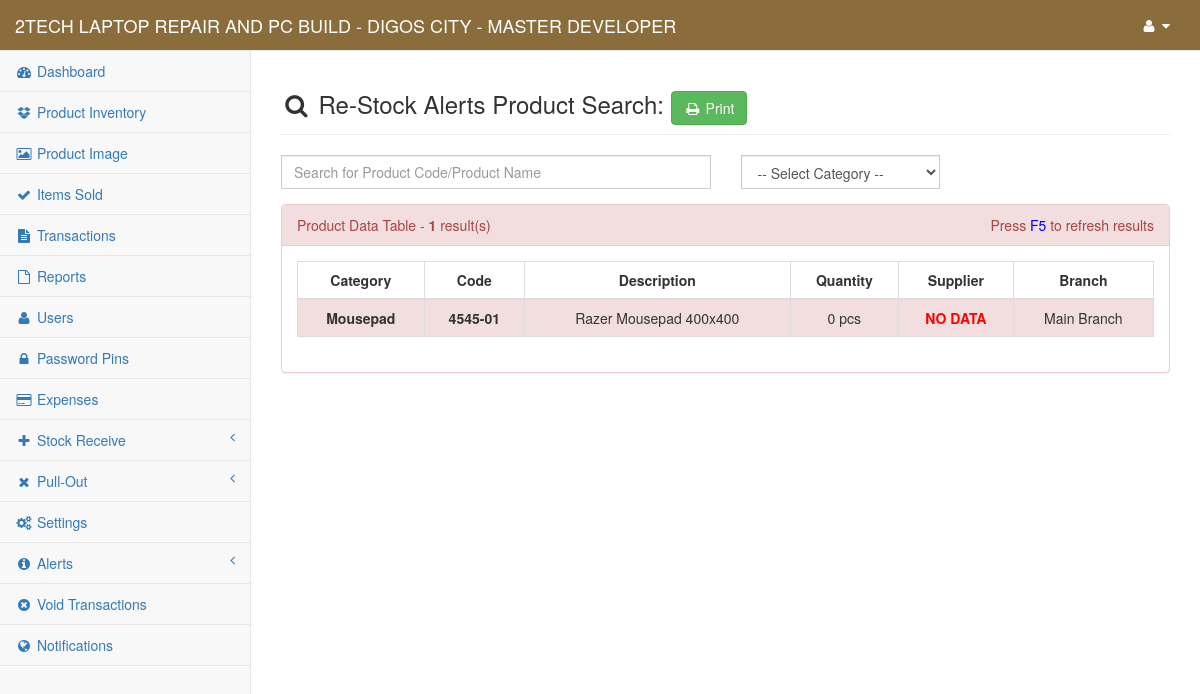
Page /content/admin/search_restock_alerts.php (signed in) on the committed database.
### tables this page shows
CREATE TABLE `gy_my_project` (
  `gy_project` int(1) NOT NULL,
  `gy_project_name` text NOT NULL,
  `gy_project_address` text NOT NULL,
  `gy_system_title` text NOT NULL,
  `gy_year_origin` datetime NOT NULL
);

CREATE TABLE `gy_user` (
  `gy_user_id` int(10) NOT NULL,
  `gy_user_code` varchar(8) NOT NULL,
  `gy_full_name` varchar(255) NOT NULL,
  `gy_username` varchar(50) NOT NULL,
  `gy_password` varchar(100) NOT NULL,
  `gy_user_type` int(5) NOT NULL,
  `gy_user_status` int(1) NOT NULL,
  `gy_branch_id` int(11) NOT NULL
);

CREATE TABLE `gy_products` (
  `gy_product_id` int(11) NOT NULL,
  `gy_product_code` varchar(30) NOT NULL,
  `gy_convert_item_code` varchar(30) NOT NULL,
  `gy_convert_value` double NOT NULL,
  `gy_supplier_code` text NOT NULL,
  `gy_product_name` text NOT NULL,
  `gy_product_cat` varchar(100) NOT NULL,
  `gy_product_color` varchar(20) NOT NULL,
  `gy_product_image` text NOT NULL,
  `gy_product_desc` text NOT NULL,
  `gy_product_unit` text NOT NULL,
  `gy_product_price_cap` double NOT NULL,
  `gy_product_price_srp` double NOT NULL,
  `gy_product_quantity` double NOT NULL,
  `gy_product_discount_per` double NOT NULL,
  `gy_product_restock_limit` int(11) NOT NULL,
  `gy_product_date_restock` datetime NOT NULL,
  `gy_product_date_reg` datetime NOT NULL,
  `gy_product_update_date` datetime NOT NULL,
  `gy_added_by` int(11) NOT NULL,
  `gy_update_code` text NOT NULL,
  `gy_branch_id` int(11) NOT NULL
);

CREATE TABLE `gy_branch` (
  `gy_branch_id` int(11) NOT NULL,
  `gy_branch_name` text NOT NULL
);

### conf/my_project.php (called while the page is built, shortened)
<?php
	include 'conn.php';
	$find_my_data=$link->query("SELECT * From `gy_my_project` Where `gy_project`='1'");
	$my_project_detail=$find_my_data->fetch_array();
	$my_project_name = $my_project_detail['gy_project_name'];
?>

### content/admin/session.php (called while the page is built, shortened)
<?php
    $user_id = $_SESSION['fus_user_id'];
    $identify_user=$link->query("Select * From `gy_user` Where `gy_user_id`='$user_id'");
    $row=$identify_user->fetch_array();
    $user_info = $row['gy_full_name'];
?>

### content/admin/my_pagination_search.php (called while the page is built, shortened)
<?php
        $page_rows = $my_num_rows;
        $pagenum = 1;
        $limit = 'LIMIT ' .($pagenum - 1) * $page_rows .',' .$page_rows;
        $sql = $query_three." $limit";
        $query = mysqli_query($link, $sql);
?>

### conf/function.php (called while the page is built, shortened)
<?php
    function get_branch_name($branch_id){
        include("conn.php");
        $statement=$link->query("SELECT `gy_branch_name` From `gy_branch` Where `gy_branch_id`='$branch_id'");
        $row=$statement->fetch_array();
        $count=$statement->num_rows;
        if ($count > 0) {
            $result = $row['gy_branch_name'];
        }else{
            $result = "All";
        }
        return $result;
    }
?>

### content/admin/search_restock_alerts.php (the view, shortened to what this page needs)
<?php
    include("../../conf/conn.php");
    include("../../conf/function.php");
    include("session.php");
    include("../../conf/my_project.php");
    $search_text = @$_GET['search_text'];
    if ($search_text == "mrcoffeex_only_space") {
         echo "
            <script>
                window.alert('White Spaces is not allowed!');
                window.location.href = 'restock_alerts'
            </script>
         ";
    }else{
        $my_project_header_title = "Re-Stock Alerts Product Search: ".$search_text;
        $query_one = "Select * From `gy_products` Where CONCAT(`gy_product_code`,`gy_product_name`) Like '%$search_text%' AND `gy_product_quantity`<=`gy_product_restock_limit` Order By `gy_product_name` ASC";
        $query_three = "Select * From `gy_products` Where CONCAT(`gy_product_code`,`gy_product_name`) Like '%$search_text%' AND `gy_product_quantity`<=`gy_product_restock_limit` Order By `gy_product_name` ASC ";
        $my_num_rows = 50;
        include 'my_pagination_search.php';
        $count_results=$link->query($query_one)->num_rows;
    }
?>
<!DOCTYPE html>
<html lang="en">
    <?php include 'head.php'; ?>
<body>
    <div id="wrapper">
        <?php include 'nav.php'; ?>
        <?php include('modal.php');?>
        <div id="page-wrapper">
            <div class="row">
                <div class="col-lg-12">
                    <h3 class="page-header"><i class="fa fa-search fa-fw"></i> <?php echo $my_project_header_title; ?> <a href="print_restock_alerts?mode=common_search&cd=<?php echo $search_text; ?>" onclick="window.open(this.href, 'mywin',
'left=20,top=20,width=1366,height=768,toolbar=1,resizable=0'); return false;"><button type="button" class="btn btn-success" title="click to print restock alerts ..."><i class="fa fa-print fa-fw"></i> Print</button></a></h3>
                </div>
            </div>
            <div class="row">
                <div class="col-md-12">
                    <div class="row">
                        <div class="col-md-6">
                            <div class="form-group">
                                <form method="post" enctype="multipart/form-data" action="redirect_manager">
                                    <input type="text" class="form-control" placeholder="Search for Product Code/Product Name" name="restock_search" style="border-radius: 0px;" autofocus required>
                                </form>
                            </div>
                        </div>
                        <div class="col-md-3">
                            <div class="form-group">
                                <form method="post" id="my_form" enctype="multipart/form-data" action="redirect_manager">
                                    <select class="form-control"  name="restock_search_cat" id="restock_search_cat" style="border-radius: 0px;" required>
                                        <option disabled selected>-- Select Category --</option>
                                    </select>
                                </form>
                            </div>
                        </div>
                    </div>
                    <div class="panel panel-danger">
                        <div class="panel-heading">
                            Product Data Table - <b><?php echo 0+$count_results; ?></b> result(s)
                            <span style="float: right;"> Press <span style="color: blue;">F5</span> to refresh results</span>
                        </div>
                        <div class="panel-body">
                            <div class="table-responsive">
                                <table class="table table-striped table-bordered table-hover">
                                    <thead>
                                        <tr>
                                            <th><center>Category</center></th>
                                            <th><center>Code</center></th>
                                            <th><center>Description</center></th>
                                            <th><center>Quantity</center></th>
                                            <th><center>Supplier</center></th>
                                            <th><center>Branch</center></th>
                                        </tr>
                                    </thead>
                                    <tbody>
                                    <?php
                                        while ($product_row=$query->fetch_array()) {
                                            $my_scode=words($product_row['gy_supplier_code']);
                                            $get_supplier=$link->query("Select * From `gy_supplier` Where `gy_supplier_code`='$my_scode'");
                                            $supplier_row=$get_supplier->fetch_array();
                                            if ($product_row['gy_supplier_code'] == 0) {
                                                $my_supplier_data = "NO DATA";
                                                $my_supplier_color = "red";
                                            }else{
                                                $my_supplier_data = $supplier_row['gy_supplier_name'];
                                                $my_supplier_color = "green";
                                            }
                                    ?>
                                        <tr class="danger">
                                            <td style="font-weight: bold;"><center><?php echo $product_row['gy_product_cat']; ?></center></td>
                                            <td style="font-weight: bold;"><center><?php echo $product_row['gy_product_code']; ?></center></td>
                                            <td><center><?php echo $product_row['gy_product_name']; ?></center></td>
                                            <td><center><?php echo $product_row['gy_product_quantity']." ".$product_row['gy_product_unit']; ?></center></td>
                                            <td style="font-weight: bold; color: <?php echo $my_supplier_color; ?>"><center><?php echo $my_supplier_data; ?></center></td>
                                            <td><center><?php echo get_branch_name($product_row['gy_branch_id']); ?></center></td>
                                        </tr>
                                    <?php } ?>
                                </table>
                            </div>
                        </div>
                    </div>
                </div>
            </div>
            <div class="row">
                <div class="col-md-12">
                    <div class="text-center">
                    </div>
                 </div>
            </div>
        </div>
    </div>
</body>
</html>

### content/admin/nav.php (shortened to what this page needs)
<nav class="navbar navbar-default navbar-static-top" role="navigation" style="margin-bottom: 0; background-color: #8a6d3b; color: #fff;">
    <div class="navbar-header">
        <a class="navbar-brand" href="index"><span style="text-transform: uppercase; color: #fff;"><?php echo $my_project_name; ?> <?php echo $my_project_title; ?> - <?php echo $user_info ?></span></a>
    </div>
    <div class="full-right">
    <ul class="nav navbar-top-links navbar-right">
        <li class="dropdown">
            <a class="dropdown-toggle" data-toggle="dropdown" id="navi" href="#">
                <i class="fa fa-user fa-fw"></i>  <i class="fa fa-caret-down"></i>
            </a>
        </li>
    </ul>
    </div>
        <?php include("side-panel.php"); ?>
</nav>

### content/admin/nav.php (style rules this page uses)
#navi { color: #fff; }

### rows in the picture
gy_my_project: gy_project_name "2TECH LAPTOP REPAIR AND PC BUILD - DIGOS CITY"
gy_user: gy_full_name "MASTER DEVELOPER"
gy_products: gy_product_cat "Mousepad", gy_product_code "4545-01", gy_product_name "Razer Mousepad 400x400", gy_product_quantity "0", gy_product_unit "pcs", gy_supplier_code "NO DATA", gy_branch.gy_branch_name "Main Branch"

### other values in the picture
$my_project_header_title "Re-Stock Alerts Product Search:"
0+$count_results "1"
